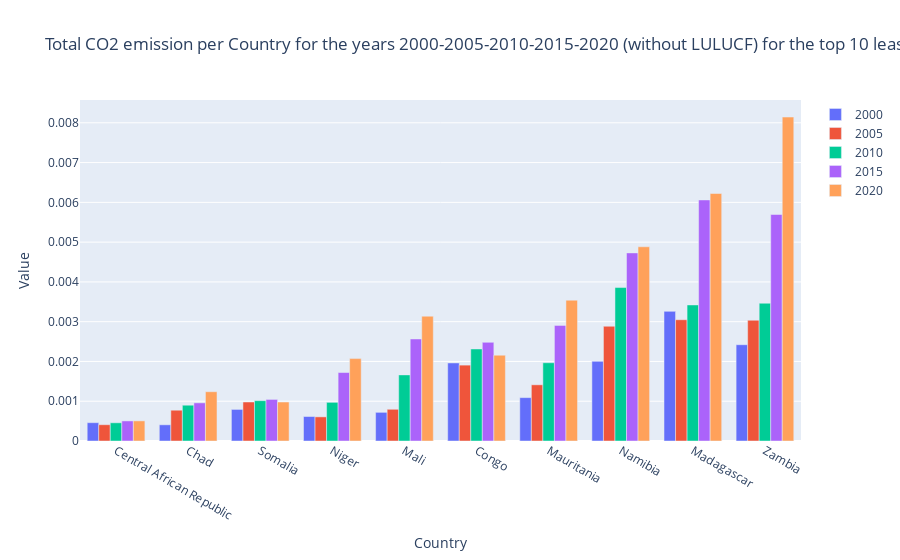

The cell this chart's notebook holds for it:
### Code cell
# Calculate the average of the relative values for each country
mergeN['avg'] = mergeN[[year+'rel' for year in years]].mean(axis=1)

# Sort by the average and select the bottom 10
top_countries = mergeN.sort_values('avg', ascending=True).head(10)

# Create a new Figure
fig = go.Figure()

# Add a bar for each year
for year in years:
    fig.add_trace(go.Bar(
        x=top_countries['Area'],
        y=top_countries[year+'rel'],
        name=year
    ))

# Change the bar mode to group
fig.update_layout(barmode='group')

# Add labels and title
fig.update_layout(
    title='Total CO2 emission per Country for the years 2000-2005-2010-2015-2020 (without LULUCF) for the top 10 least emitting countries',
    xaxis_title='Country',
    yaxis_title='Value'
)

# Show the plot
fig.show()

### Figure 1 — Plotly figure (JSON) as saved in the notebook; plotly's stock layout.template omitted (floating-point values rounded to 4 significant figures)
{"data": [{"name": "2000", "type": "bar", "x": ["Central African Republic", "Chad", "Somalia", "Niger", "Mali", "Congo", "Mauritania", "Namibia", "Madagascar", "Zambia"], "y": [0.0004605, 0.0004071, 0.0007943, 0.0006155, 0.0007206, 0.001962, 0.001091, 0.002002, 0.00326, 0.002421]}, {"name": "2005", "type": "bar", "x": ["Central African Republic", "Chad", "Somalia", "Niger", "Mali", "Congo", "Mauritania", "Namibia", "Madagascar", "Zambia"], "y": [0.0004096, 0.0007742, 0.0009803, 0.0006066, 0.0007975, 0.001908, 0.001413, 0.002885, 0.003049, 0.003036]}, {"name": "2010", "type": "bar", "x": ["Central African Republic", "Chad", "Somalia", "Niger", "Mali", "Congo", "Mauritania", "Namibia", "Madagascar", "Zambia"], "y": [0.0004578, 0.0008998, 0.001014, 0.0009721, 0.001662, 0.002314, 0.001968, 0.003858, 0.003421, 0.003464]}, {"name": "2015", "type": "bar", "x": ["Central African Republic", "Chad", "Somalia", "Niger", "Mali", "Congo", "Mauritania", "Namibia", "Madagascar", "Zambia"], "y": [0.0005048, 0.0009587, 0.001046, 0.001721, 0.002565, 0.002481, 0.002907, 0.004729, 0.006061, 0.005695]}, {"name": "2020", "type": "bar", "x": ["Central African Republic", "Chad", "Somalia", "Niger", "Mali", "Congo", "Mauritania", "Namibia", "Madagascar", "Zambia"], "y": [0.0005058, 0.001239, 0.00098, 0.002072, 0.003138, 0.002158, 0.00354, 0.004883, 0.006223, 0.008145]}], "layout": {"barmode": "group", "title": {"text": "Total CO2 emission per Country for the years 2000-2005-2010-2015-2020 (without LULUCF) for the top 10 least emitting countries"}, "xaxis": {"title": {"text": "Country"}}, "yaxis": {"title": {"text": "Value"}}}}
